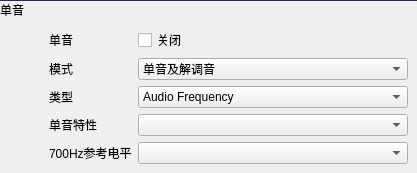
             <widget class="QWidget" name="Monophonic" native="true">
              <layout class="QVBoxLayout" name="verticalLayout_8">
               <property name="spacing">
                <number>0</number>
               </property>
               <property name="leftMargin">
                <number>0</number>
               </property>
               <property name="topMargin">
                <number>0</number>
               </property>
               <property name="rightMargin">
                <number>0</number>
               </property>
               <property name="bottomMargin">
                <number>0</number>
               </property>
               <item>
                <widget class="Line" name="line_4">
                 <property name="maximumSize">
                  <size>
                   <width>16777215</width>
                   <height>1</height>
                  </size>
                 </property>
                 <property name="styleSheet">
                  <string notr="true">QWidget{
	background-color:rgb(35,42,58);
	font:'宋体';
}</string>
                 </property>
                 <property name="orientation">
                  <enum>Qt::Horizontal</enum>
                 </property>
                </widget>
               </item>
               <item>
                <widget class="QLabel" name="label_39">
                 <property name="maximumSize">
                  <size>
                   <width>16777215</width>
                   <height>20</height>
                  </size>
                 </property>
                 <property name="text">
                  <string>单音</string>
                 </property>
                </widget>
               </item>
               <item>
                <widget class="QWidget" name="widget_11" native="true">
                 <layout class="QGridLayout" name="gridLayout_5">
                  <item row="0" column="1">
                   <widget class="QLabel" name="label_42">
                    <property name="text">
                     <string>单音</string>
                    </property>
                   </widget>
                  </item>
                  <item row="2" column="1">
                   <widget class="QLabel" name="label_43">
                    <property name="text">
                     <string>类型</string>
                    </property>
                   </widget>
                  </item>
                  <item row="0" column="3">
                   <widget class="QCheckBox" name="checkBox_3">
                    <property name="focusPolicy">
                     <enum>Qt::NoFocus</enum>
                    </property>
                    <property name="text">
                     <string>关闭</string>
                    </property>
                   </widget>
                  </item>
                  <item row="1" column="3">
                   <widget class="QComboBox" name="comboBox_10">
                    <property name="minimumSize">
                     <size>
                      <width>270</width>
                      <height>0</height>
                     </size>
                    </property>
                    <property name="maximumSize">
                     <size>
                      <width>270</width>
                      <height>16777215</height>
                     </size>
                    </property>
                    <property name="focusPolicy">
                     <enum>Qt::NoFocus</enum>
                    </property>
                    <item>
                     <property name="text">
                      <string>单音及解调音</string>
                     </property>
                    </item>
                    <item>
                     <property name="text">
                      <string>仅单音</string>
                     </property>
                    </item>
                   </widget>
                  </item>
                  <item row="1" column="0">
                   <spacer name="horizontalSpacer_7">
                    <property name="orientation">
                     <enum>Qt::Horizontal</enum>
                    </property>
                    <property name="sizeHint" stdset="0">
                     <size>
                      <width>40</width>
                      <height>20</height>
                     </size>
                    </property>
                   </spacer>
                  </item>
                  <item row="2" column="3">
                   <widget class="QComboBox" name="comboBox_9">
                    <property name="focusPolicy">
                     <enum>Qt::NoFocus</enum>
                    </property>
                    <item>
                     <property name="text">
                      <string>Audio Frequency</string>
                     </property>
                    </item>
                    <item>
                     <property name="text">
                      <string>Pulse Rate</string>
                     </property>
                    </item>
                   </widget>
                  </item>
                  <item row="1" column="1">
                   <widget class="QLabel" name="label_46">
                    <property name="text">
                     <string>模式</string>
                    </property>
                   </widget>
                  </item>
                  <item row="3" column="3">
                   <widget class="QComboBox" name="comboBox_11">
                    <property name="focusPolicy">
                     <enum>Qt::NoFocus</enum>
                    </property>
                   </widget>
                  </item>
                  <item row="3" column="1">
                   <widget class="QLabel" name="label_47">
                    <property name="text">
                     <string>单音特性</string>
                    </property>
                   </widget>
                  </item>
                  <item row="4" column="1">
                   <widget class="QLabel" name="label_48">
                    <property name="text">
                     <string>700Hz参考电平</string>
                    </property>
                   </widget>
                  </item>
                  <item row="4" column="3">
                   <widget class="QComboBox" name="comboBox_24">
                    <property name="focusPolicy">
                     <enum>Qt::NoFocus</enum>
                    </property>
                   </widget>
                  </item>
                 </layout>
                </widget>
               </item>
              </layout>
             </widget>
